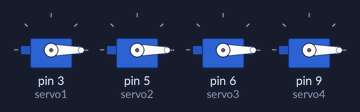
Recording of a sketch running on a simulated Arduino Uno, built with avr-gcc and run on an emulated ATmega328P. Parts: 4 × servo.

Above: at 0.05 s.
At 1.5 s:
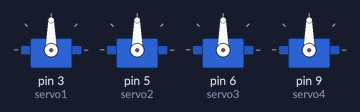
At 3.0 s:
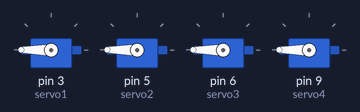
Timing chart, 0 to 6.9 s (numbered marks = the images above):
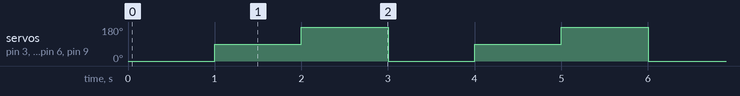

Measured:
- by itself, servo on pin 3 (servo1), servo on pin 5 (servo2), servo on pin 6 (servo3), servo on pin 9 (servo4): repeats every 3.0 s: 180° 1.0 s, 0° 1.0 s, 90° 1.0 s

The sketch:

___servo_control.ino
```cpp
#include <Servo.h>

// إنشاء 4 كائنات للمحركات
Servo servo1;
Servo servo2;
Servo servo3;
Servo servo4;

void setup() {
  // ربط المحركات بالمنافذ المحددة
  servo1.attach(3); // المحرك الأول (فوق)
  servo2.attach(5); // المحرك الثاني
  servo3.attach(6); // المحرك الثالث
  servo4.attach(9); // المحرك الرابع (تحت)
}

void loop() {
  // الحركة إلى الزاوية 0
  servo1.write(0);
  servo2.write(0);
  servo3.write(0);
  servo4.write(0);
  delay(1000); // الانتظار ثانية واحدة

  // الحركة إلى الزاوية 90
  servo1.write(90);
  servo2.write(90);
  servo3.write(90);
  servo4.write(90);
  delay(1000); // الانتظار ثانية واحدة

  // الحركة إلى الزاوية 180
  servo1.write(180);
  servo2.write(180);
  servo3.write(180);
  servo4.write(180);
  delay(1000); // الانتظار ثانية واحدة
}
```
